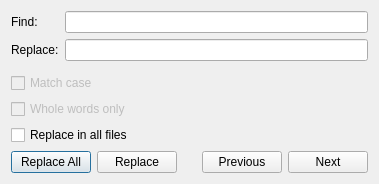
<?xml version="1.0" encoding="UTF-8"?>
<ui version="4.0">
 <class>ScriptReplace</class>
 <widget class="QDialog" name="ScriptReplace">
  <property name="geometry">
   <rect>
    <x>0</x>
    <y>0</y>
    <width>379</width>
    <height>184</height>
   </rect>
  </property>
  <property name="windowTitle">
   <string>Replace</string>
  </property>
  <layout class="QGridLayout" name="gridLayout">
   <item row="2" column="0">
    <widget class="QCheckBox" name="matchCaseCheck">
     <property name="enabled">
      <bool>false</bool>
     </property>
     <property name="text">
      <string>Match case</string>
     </property>
    </widget>
   </item>
   <item row="0" column="0">
    <layout class="QFormLayout" name="formLayout">
     <item row="0" column="1">
      <widget class="QLineEdit" name="searchPhraseEdit"/>
     </item>
     <item row="0" column="0">
      <widget class="QLabel" name="label">
       <property name="text">
        <string>Find:</string>
       </property>
      </widget>
     </item>
     <item row="1" column="0">
      <widget class="QLabel" name="label_2">
       <property name="text">
        <string>Replace:</string>
       </property>
      </widget>
     </item>
     <item row="1" column="1">
      <widget class="QLineEdit" name="replacePhraseEdit"/>
     </item>
    </layout>
   </item>
   <item row="3" column="0">
    <widget class="QCheckBox" name="wholeWordsCheck">
     <property name="enabled">
      <bool>false</bool>
     </property>
     <property name="text">
      <string>Whole words only</string>
     </property>
    </widget>
   </item>
   <item row="5" column="0">
    <layout class="QHBoxLayout" name="horizontalLayout">
     <item>
      <widget class="QPushButton" name="replaceAllButton">
       <property name="enabled">
        <bool>true</bool>
       </property>
       <property name="text">
        <string>Replace All</string>
       </property>
      </widget>
     </item>
     <item>
      <widget class="QPushButton" name="replaceButton">
       <property name="text">
        <string>Replace</string>
       </property>
      </widget>
     </item>
     <item>
      <spacer name="horizontalSpacer">
       <property name="orientation">
        <enum>Qt::Horizontal</enum>
       </property>
       <property name="sizeHint" stdset="0">
        <size>
         <width>40</width>
         <height>20</height>
        </size>
       </property>
      </spacer>
     </item>
     <item>
      <widget class="QPushButton" name="prevButton">
       <property name="text">
        <string>Previous</string>
       </property>
      </widget>
     </item>
     <item>
      <widget class="QPushButton" name="nextButton">
       <property name="text">
        <string>Next</string>
       </property>
      </widget>
     </item>
    </layout>
   </item>
   <item row="4" column="0">
    <widget class="QCheckBox" name="tempBox">
     <property name="text">
      <string>Replace in all files</string>
     </property>
    </widget>
   </item>
  </layout>
 </widget>
 <resources/>
 <connections/>
</ui>
